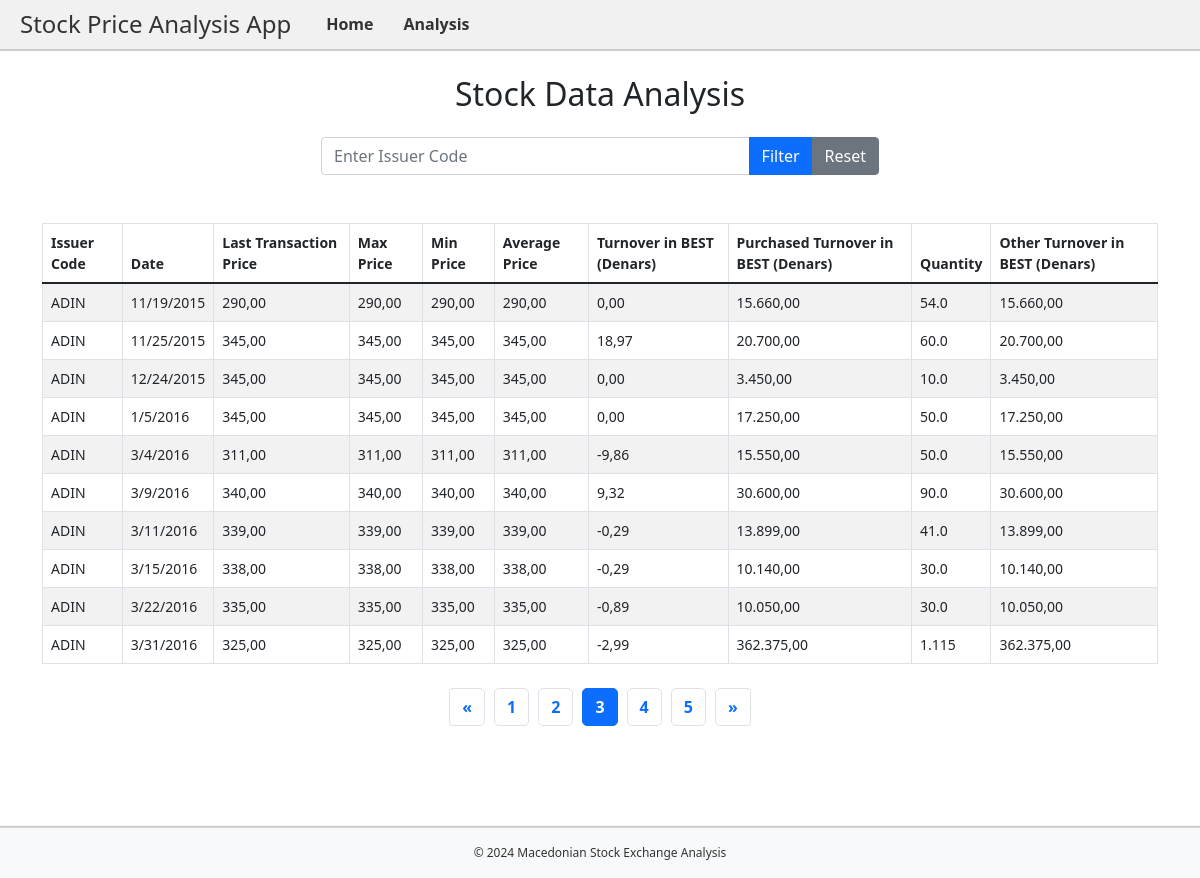
/analysis?page=3&issuer=, run on the app's committed database.
### tables this page shows
CREATE TABLE stock_data (
    Код_на_издавач TEXT,
    Датум TEXT,
    Цена_на_последна_трансакција REAL,
    Мак_ REAL,
    Мин_ REAL,
    Просечна_цена REAL,
    Промет_во_БЕСТ_во_денари REAL,
    Вкупен_промет_во_денари REAL,
    Количина REAL,
    Промет_во_БЕСТ_во_денари_друга REAL
);

### controllers/main_controller.py (the view)
@main_blueprint.route('/analysis')
def analysis():
    issuer = request.args.get('issuer', default='', type=str).strip()
    page = request.args.get('page', default=1, type=int)
    limit = 10
    stock_data, total_rows, total_pages = get_filtered_data_for_analysis(issuer=issuer, page=page, limit=limit)
    return render_template(
        'analysis.html',
        stock_data=stock_data,
        page=page,
        total_pages=total_pages,
        issuer=issuer,
        max=max,
        min=min
    )

### templates/analysis.html (shortened to what this page needs)
<!DOCTYPE html>
<html lang="en">
<head>
    <link rel="stylesheet" href="{{ url_for('static', filename='css/style.css') }}">
    <link rel="stylesheet" href="https://cdnjs.cloudflare.com/ajax/libs/bootstrap/5.1.3/css/bootstrap.min.css">
</head>
<body>
    <header>
        <h1>Stock Price Analysis App</h1>
        <nav>
            <ul>
                <li><a href="/">Home</a></li>
                <li><a href="{{ url_for('main_blueprint.analysis') }}">Analysis</a></li>
            </ul>
        </nav>
    </header>
    <div class="content container mt-4" style="margin-bottom: 100px;">
        <h2 class="text-center">Stock Data Analysis</h2>
        <div class="filter-section mt-4 mb-5">
            <form method="get" action="{{ url_for('main_blueprint.analysis') }}" class="d-flex justify-content-center">
                <div class="input-group w-50">
                    <input type="text" id="issuer" name="issuer" class="form-control"
                           placeholder="Enter Issuer Code"
                           value="{{ request.args.get('issuer', '') }}">
                    <button type="submit" class="btn btn-primary">Filter</button>
                    <a href="{{ url_for('main_blueprint.analysis') }}" class="btn btn-secondary">Reset</a>
                </div>
            </form>
        </div>
        <table class="table table-bordered table-striped">
            <thead>
                <tr>
                    <th>Issuer Code</th>
                    <th>Date</th>
                    <th>Last Transaction Price</th>
                    <th>Max Price</th>
                    <th>Min Price</th>
                    <th>Average Price</th>
                    <th>Turnover in BEST (Denars)</th>
                    <th>Purchased Turnover in BEST (Denars)</th>
                    <th>Quantity</th>
                    <th>Other Turnover in BEST (Denars)</th>
                </tr>
            </thead>
            <tbody>
                {% for data in stock_data %}
                <tr>
                    <td>{{ data.Код_на_издавач }}</td>
                    <td>{{ data.Датум }}</td>
                    <td>{{ data.Цена_на_последна_трансакција }}</td>
                    <td>{{ data.Макс }}</td>
                    <td>{{ data.Мин }}</td>
                    <td>{{ data.Просечна_цена }}</td>
                    <td>{{ data.Промет_во_БЕСТ_во_денари }}</td>
                    <td>{{ data.Купен_промет_во_денари }}</td>
                    <td>{{ data.Количина }}</td>
                    <td>{{ data.Промет_во_Бест_во_денари_друга }}</td>
                </tr>
                {% endfor %}
            </tbody>
        </table>
        <div class="pagination-container mt-4">
            <nav aria-label="Page navigation">
                <ul class="pagination justify-content-center">
                    {% if page > 1 %}
                    <li class="page-item">
                        <a class="page-link"
                            href="{{ url_for('main_blueprint.analysis', page=page-1, issuer=request.args.get('issuer', '')) }}"
                            aria-label="Previous">&laquo;
                        </a>
                    </li>
                    {% endif %}
                    {% for p in range(max(1, page-2), min(total_pages+1, page+3)) %}
                    <li class="page-item {% if p == page %}active{% endif %}">
                        <a class="page-link"
                           href="{{ url_for('main_blueprint.analysis', page=p, issuer=request.args.get('issuer', '')) }}">
                            {{ p }}
                        </a>
                    </li>
                    {% endfor %}
                    {% if page < total_pages %}
                    <li class="page-item">
                        <a class="page-link"
                           href="{{ url_for('main_blueprint.analysis', page=page+1, issuer=request.args.get('issuer', '')) }}"
                           aria-label="Next">&raquo;</a>
                    </li>
                    {% endif %}
                </ul>
            </nav>
        </div>
    </div>
    <footer>
        <div class="container">
            <span>&copy; 2024 Macedonian Stock Exchange Analysis</span>
        </div>
    </footer>
</body>
</html>

### static/css/style.css (style rules this page uses)
body, html { height: 100%; margin: 0; }
body { display: flex; flex-direction: column; }
body { font-family: Arial, sans-serif; margin: 0; padding: 0; background-color: #ffffff; color: #303035; }
header { background: #f1f1f1; color: #333; padding: 10px 20px; text-align: left; display: flex; align-items: center; border-bottom: 2px solid #ccc; }
header h1 { margin: 0; font-size: 24px; margin-right: 20px; }
nav ul { list-style: none; padding: 0; margin: 0; display: flex; justify-content: flex-start; }
nav ul li { margin: 0 5px; }
nav ul li a { color: #333; text-decoration: none; font-weight: bold; padding: 5px 10px; border-radius: 5px; transition: background-color 0.3s ease; }
footer { background-color: #f1f1f1; text-align: center; padding: 5px 0; width: 100%; position: fixed; bottom: 0; font-size: 12px; color: #333; border-top: 2px solid #ccc; }
.btn-primary { background-color: #303035; border-color: #303035; }
.table { font-size: 14px; margin-top: 20px; }
.table th { background-color: #f8f8f8; font-weight: bold; }

### templates/analysis.html (style rules this page uses)
body { display: flex; flex-direction: column; min-height: 100vh; overflow-y: auto; }
.content { flex: 1; margin-bottom: 50px; }
footer { background-color: #f8f9fa; text-align: center; padding: 1rem 0; position: sticky; }

### data on the page
stock_data: Код_на_издавач "ADIN", Датум "11/19/2015", Цена_на_последна_трансакција "290,00", Макс "290,00", Мин "290,00", Просечна_цена "290,00", Промет_во_БЕСТ_во_денари "0,00", Купен_промет_во_денари "15.660,00", Количина "54.0", Промет_во_Бест_во_денари_друга "15.660,00"
stock_data: Код_на_издавач "ADIN", Датум "11/25/2015", Цена_на_последна_трансакција "345,00", Макс "345,00", Мин "345,00", Просечна_цена "345,00", Промет_во_БЕСТ_во_денари "18,97", Купен_промет_во_денари "20.700,00", Количина "60.0", Промет_во_Бест_во_денари_друга "20.700,00"
stock_data: Код_на_издавач "ADIN", Датум "12/24/2015", Цена_на_последна_трансакција "345,00", Макс "345,00", Мин "345,00", Просечна_цена "345,00", Промет_во_БЕСТ_во_денари "0,00", Купен_промет_во_денари "3.450,00", Количина "10.0", Промет_во_Бест_во_денари_друга "3.450,00"
stock_data: Код_на_издавач "ADIN", Датум "1/5/2016", Цена_на_последна_трансакција "345,00", Макс "345,00", Мин "345,00", Просечна_цена "345,00", Промет_во_БЕСТ_во_денари "0,00", Купен_промет_во_денари "17.250,00", Количина "50.0", Промет_во_Бест_во_денари_друга "17.250,00"
stock_data: Код_на_издавач "ADIN", Датум "3/4/2016", Цена_на_последна_трансакција "311,00", Макс "311,00", Мин "311,00", Просечна_цена "311,00", Промет_во_БЕСТ_во_денари "-9,86", Купен_промет_во_денари "15.550,00", Количина "50.0", Промет_во_Бест_во_денари_друга "15.550,00"
stock_data: Код_на_издавач "ADIN", Датум "3/9/2016", Цена_на_последна_трансакција "340,00", Макс "340,00", Мин "340,00", Просечна_цена "340,00", Промет_во_БЕСТ_во_денари "9,32", Купен_промет_во_денари "30.600,00", Количина "90.0", Промет_во_Бест_во_денари_друга "30.600,00"
stock_data: Код_на_издавач "ADIN", Датум "3/11/2016", Цена_на_последна_трансакција "339,00", Макс "339,00", Мин "339,00", Просечна_цена "339,00", Промет_во_БЕСТ_во_денари "-0,29", Купен_промет_во_денари "13.899,00", Количина "41.0", Промет_во_Бест_во_денари_друга "13.899,00"
stock_data: Код_на_издавач "ADIN", Датум "3/15/2016", Цена_на_последна_трансакција "338,00", Макс "338,00", Мин "338,00", Просечна_цена "338,00", Промет_во_БЕСТ_во_денари "-0,29", Купен_промет_во_денари "10.140,00", Количина "30.0", Промет_во_Бест_во_денари_друга "10.140,00"
stock_data: Код_на_издавач "ADIN", Датум "3/22/2016", Цена_на_последна_трансакција "335,00", Макс "335,00", Мин "335,00", Просечна_цена "335,00", Промет_во_БЕСТ_во_денари "-0,89", Купен_промет_во_денари "10.050,00", Количина "30.0", Промет_во_Бест_во_денари_друга "10.050,00"
stock_data: Код_на_издавач "ADIN", Датум "3/31/2016", Цена_на_последна_трансакција "325,00", Макс "325,00", Мин "325,00", Просечна_цена "325,00", Промет_во_БЕСТ_во_денари "-2,99", Купен_промет_во_денари "362.375,00", Количина "1.115", Промет_во_Бест_во_денари_друга "362.375,00"

### other printed values
{{ p }} "1" "2" "3" "4" "5"
